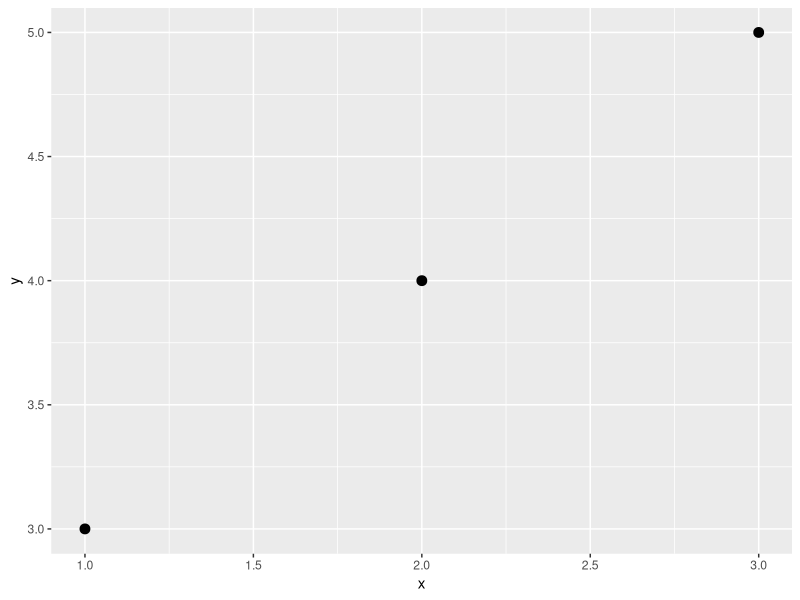

Write R code to recreate this figure.
library(ggplot2)



x = c(1,2,3)
y = c(3,4,5)

df = data.frame(x,y)

ggplot(df)+
    geom_point(aes(x,y), size = 3)
    